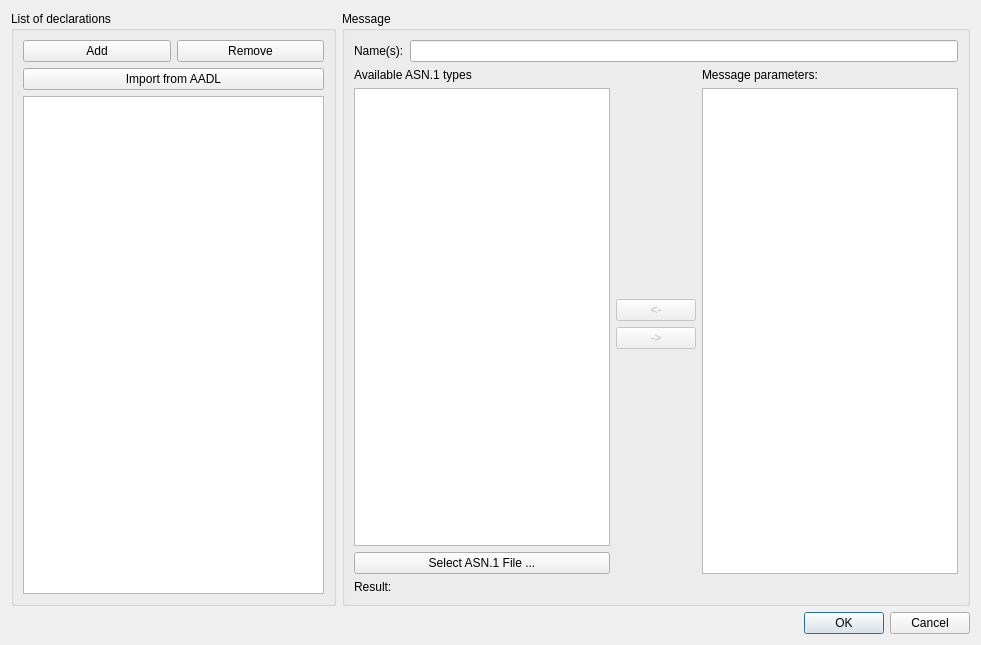
<?xml version="1.0" encoding="UTF-8"?>
<ui version="4.0">
 <class>MessageDeclarationsDialog</class>
 <widget class="QDialog" name="MessageDeclarationsDialog">
  <property name="geometry">
   <rect>
    <x>0</x>
    <y>0</y>
    <width>981</width>
    <height>645</height>
   </rect>
  </property>
  <property name="windowTitle">
   <string>Message declarations</string>
  </property>
  <layout class="QGridLayout" name="gridLayout_3">
   <item row="0" column="0">
    <widget class="QGroupBox" name="groupBox">
     <property name="title">
      <string>List of declarations</string>
     </property>
     <layout class="QGridLayout" name="gridLayout">
      <item row="2" column="0" colspan="2">
       <widget class="QListView" name="messagesView">
        <property name="sizePolicy">
         <sizepolicy hsizetype="Expanding" vsizetype="Expanding">
          <horstretch>2</horstretch>
          <verstretch>0</verstretch>
         </sizepolicy>
        </property>
       </widget>
      </item>
      <item row="0" column="0">
       <widget class="QPushButton" name="addDeclarationButton">
        <property name="text">
         <string>Add</string>
        </property>
       </widget>
      </item>
      <item row="0" column="1">
       <widget class="QPushButton" name="removeDeclarationButton">
        <property name="text">
         <string>Remove</string>
        </property>
       </widget>
      </item>
      <item row="1" column="0" colspan="2">
       <widget class="QPushButton" name="aadlImportButton">
        <property name="text">
         <string>Import from AADL</string>
        </property>
       </widget>
      </item>
     </layout>
    </widget>
   </item>
   <item row="0" column="1">
    <widget class="QGroupBox" name="messageGroupBox">
     <property name="title">
      <string>Message</string>
     </property>
     <layout class="QGridLayout" name="gridLayout_2">
      <item row="0" column="0" colspan="3">
       <layout class="QHBoxLayout" name="horizontalLayout_2">
        <item>
         <widget class="QLabel" name="label">
          <property name="toolTip">
           <string>Names are separated with commas</string>
          </property>
          <property name="text">
           <string>Name(s):</string>
          </property>
         </widget>
        </item>
        <item>
         <widget class="QLineEdit" name="nameLineEdit"/>
        </item>
       </layout>
      </item>
      <item row="1" column="0" rowspan="4">
       <layout class="QVBoxLayout" name="verticalLayout_3">
        <item>
         <widget class="QLabel" name="label_3">
          <property name="text">
           <string>Available ASN.1 types</string>
          </property>
         </widget>
        </item>
        <item>
         <widget class="QListWidget" name="availableListView"/>
        </item>
        <item>
         <widget class="QPushButton" name="asn1Button">
          <property name="text">
           <string>Select ASN.1 File ...</string>
          </property>
         </widget>
        </item>
       </layout>
      </item>
      <item row="1" column="1">
       <spacer name="verticalSpacer">
        <property name="orientation">
         <enum>Qt::Vertical</enum>
        </property>
        <property name="sizeHint" stdset="0">
         <size>
          <width>17</width>
          <height>207</height>
         </size>
        </property>
       </spacer>
      </item>
      <item row="1" column="2" rowspan="4">
       <layout class="QVBoxLayout" name="verticalLayout_2">
        <item>
         <widget class="QLabel" name="label_2">
          <property name="text">
           <string>Message parameters:</string>
          </property>
         </widget>
        </item>
        <item>
         <widget class="QListWidget" name="usedListWidget"/>
        </item>
       </layout>
      </item>
      <item row="2" column="1">
       <widget class="QPushButton" name="removeParameterButton">
        <property name="enabled">
         <bool>false</bool>
        </property>
        <property name="text">
         <string>&lt;-</string>
        </property>
       </widget>
      </item>
      <item row="3" column="1">
       <widget class="QPushButton" name="addParameterButton">
        <property name="enabled">
         <bool>false</bool>
        </property>
        <property name="text">
         <string>-&gt;</string>
        </property>
       </widget>
      </item>
      <item row="4" column="1">
       <spacer name="verticalSpacer_2">
        <property name="orientation">
         <enum>Qt::Vertical</enum>
        </property>
        <property name="sizeHint" stdset="0">
         <size>
          <width>20</width>
          <height>207</height>
         </size>
        </property>
       </spacer>
      </item>
      <item row="5" column="0" colspan="3">
       <layout class="QHBoxLayout" name="horizontalLayout_3">
        <item>
         <widget class="QLabel" name="label_4">
          <property name="text">
           <string>Result:</string>
          </property>
         </widget>
        </item>
        <item>
         <widget class="QLabel" name="resultLabel">
          <property name="sizePolicy">
           <sizepolicy hsizetype="Expanding" vsizetype="Preferred">
            <horstretch>0</horstretch>
            <verstretch>0</verstretch>
           </sizepolicy>
          </property>
          <property name="text">
           <string/>
          </property>
         </widget>
        </item>
       </layout>
      </item>
     </layout>
    </widget>
   </item>
   <item row="1" column="0" colspan="2">
    <widget class="QDialogButtonBox" name="buttonBox">
     <property name="orientation">
      <enum>Qt::Horizontal</enum>
     </property>
     <property name="standardButtons">
      <set>QDialogButtonBox::Cancel|QDialogButtonBox::Ok</set>
     </property>
    </widget>
   </item>
  </layout>
 </widget>
 <resources/>
 <connections>
  <connection>
   <sender>buttonBox</sender>
   <signal>accepted()</signal>
   <receiver>MessageDeclarationsDialog</receiver>
   <slot>accept()</slot>
   <hints>
    <hint type="sourcelabel">
     <x>248</x>
     <y>254</y>
    </hint>
    <hint type="destinationlabel">
     <x>157</x>
     <y>274</y>
    </hint>
   </hints>
  </connection>
  <connection>
   <sender>buttonBox</sender>
   <signal>rejected()</signal>
   <receiver>MessageDeclarationsDialog</receiver>
   <slot>reject()</slot>
   <hints>
    <hint type="sourcelabel">
     <x>316</x>
     <y>260</y>
    </hint>
    <hint type="destinationlabel">
     <x>286</x>
     <y>274</y>
    </hint>
   </hints>
  </connection>
 </connections>
</ui>
